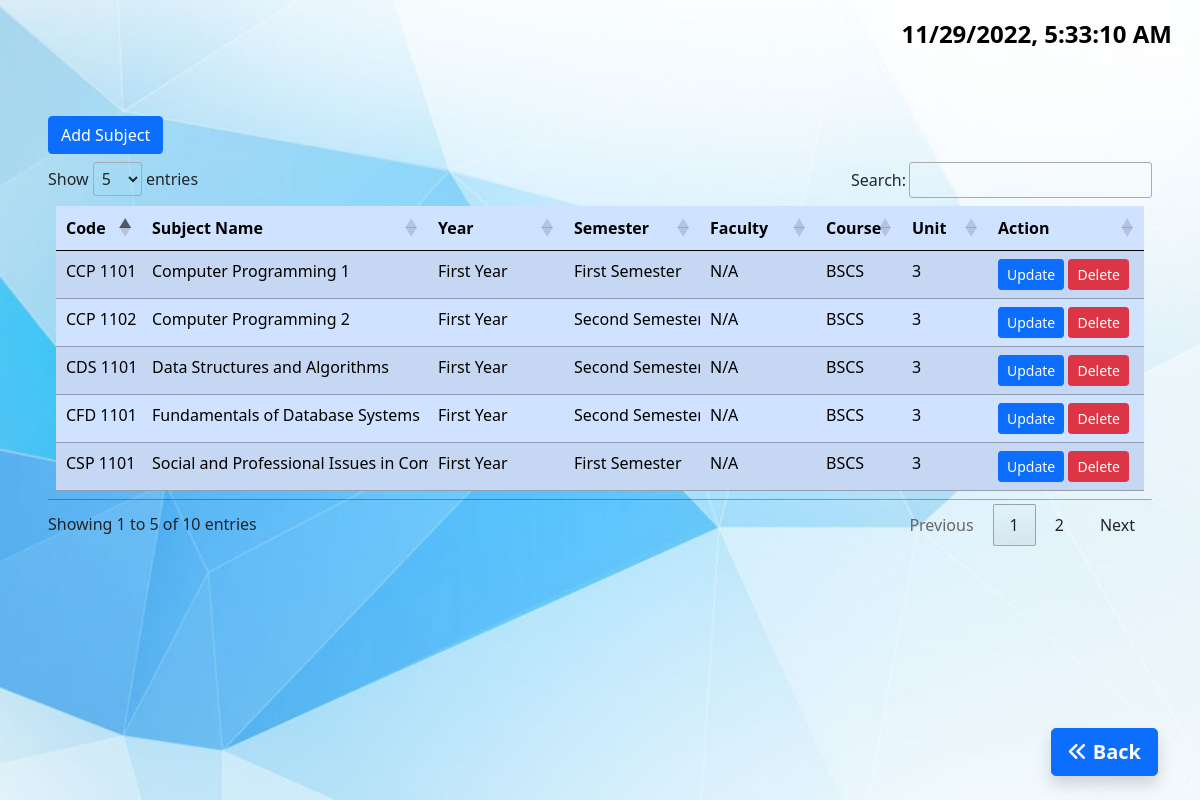
Screenshot of /admin/subjects/subjects.php (signed in) with the database file from the repository.
### tables this page shows
CREATE TABLE `subjects` (
  `subjectid` int(20) NOT NULL,
  `facultyid` varchar(255) NOT NULL,
  `faculty` varchar(255) NOT NULL,
  `course` varchar(255) NOT NULL,
  `code` varchar(255) NOT NULL,
  `subject` varchar(255) NOT NULL,
  `year` varchar(255) NOT NULL,
  `sem` varchar(255) NOT NULL,
  `unit` varchar(255) NOT NULL
);

### admin/subjects/subjects.php (the view, shortened to what this page needs)
<?php
include '../../config.php';
  $sql = "SELECT * FROM subjects";
  $result = mysqli_query($conn, $sql);
?>
<!DOCTYPE html>
<html>
<body>
  <?php
  include("../header.php");
  ?>
  <div class="container-fluid p-5">
  <form action="" id="addUser" method="POST">
    <div class="form-group ml-5 pb-2">
      <button type="button" class="btn btn-primary btn-md" data-bs-toggle="modal" data-bs-target="#registerModal"> Add Subject</button>
    </div>
      <div class="col-md">
        <table class="table table-striped table-primary table-hover p-2" id="table" style="table-layout:fixed;">
          <thead>
            <tr>
              <th style="width:50px;">Code</th>
              <th style="width:250px;">Subject Name</th>
              <th style="width:100px;">Year</th>
              <th style="width:100px;">Semester</th>
              <th style="width:200x;">Faculty</th>
              <th style="width:50px;">Course</th>
              <th style="width:50px;">Unit</th>
              <th style="width:120px;">Action</th>
            </tr>
          </thead>
          <tbody>
            <?php
              if ($result->num_rows > 0) {
                while ($row = mysqli_fetch_array($result)) {
                  echo "<tr>";
                  echo "<td>".$row['code']."</td>";
                  echo "<td>".$row['subject']."</td>";
                  echo "<td>".$row['year']."</td>";
                  echo "<td>".$row['sem']."</td>";
                  echo "<td>".$row['faculty']."</td>";
                  echo "<td>".$row['course']."</td>";
                  echo "<td>".$row['unit']."</td>";
                  echo '<td>
                  <button type="button" class="btn btn-primary btn-sm" data-bs-toggle="modal" data-bs-target="#subjectUpdate'.$row['subjectid'].'"> Update</button>
                  <button type="button" class="btn btn-danger btn-sm" data-bs-toggle="modal" data-bs-target="#subjectDelete'.$row['subjectid'].'"> Delete</button>
                  </td>';
                  echo "</tr>";
                }
              }
            ?>
          </tbody>
        </table>
      </div>
    </form>
  </div>
  <?php
  include("../footer.php");
  ?>
</body>
</html>

### admin/header.php (shortened to what this page needs)
<head>
  <link rel="stylesheet" href="../../assets/css/style.css">
  <link rel="stylesheet" href="../../assets/plugins/bootstrap.min.css">
  <link rel="stylesheet" href="https://cdnjs.cloudflare.com/ajax/libs/font-awesome/6.2.0/css/all.min.css">
</head>
<nav class="navbar">
  <div class="container-fluid">
    <a class="nav-link link-light" style="bottom:5%;" >
      <span class="fw-bold fs-4" id="clock"></span>
    </a>
  </div>
</nav>

### admin/footer.php (shortened to what this page needs)
  <link rel="stylesheet" href="https://cdn.datatables.net/1.13.1/css/jquery.dataTables.min.css">
<nav class="navbar navbar-expand-lg fixed-bottom">
  <div class="container d-flex justify-content-between">
    <div class="collapse navbar-collapse justify-content-end" id="navbarScroll">
      <a href="../dashboard/dashboard.php" class="btn btn-primary btn-lg shadow mb-3">
        <i class="fa-solid fa-angles-left"></i>
        <b>Back</b>
      </a>
    </div>
  </div>
</nav>

### assets/css/style.css (style rules this page uses)
html, body { height: 100%; overflow:hidden; }
body { background: url(../images/temp.jpg) center/cover no-repeat; margin: 0; justify-content: center; font-family: Verdana, sans-serif; overflow-x: hidden; overflow-y: scroll; animation: fadeInAnimation ease 1s; animation-iteration-count: 1; animation-fill-mode: forwards; }
#clock { color:black; }
table { table-layout:fixed; }
table tr { height:1em; }
td { overflow:hidden; white-space:nowrap; }

### rows the page displays
subjects: code "CCP 1101", subject "Computer Programming 1", year "First Year", sem "First Semester", faculty "N/A", course "BSCS", unit "3"
subjects: code "CSP 1101", subject "Social and Professional Issues in…", year "First Year", sem "First Semester", faculty "N/A", course "BSCS", unit "3"
subjects: code "CCP 1102", subject "Computer Programming 2", year "First Year", sem "Second…", faculty "N/A", course "BSCS", unit "3"
subjects: code "CDS 1101", subject "Data Structures and Algorithms", year "First Year", sem "Second…", faculty "N/A", course "BSCS", unit "3"
subjects: code "CFD 1101", subject "Fundamentals of Database Systems", year "First Year", sem "Second…", faculty "N/A", course "BSCS", unit "3"
